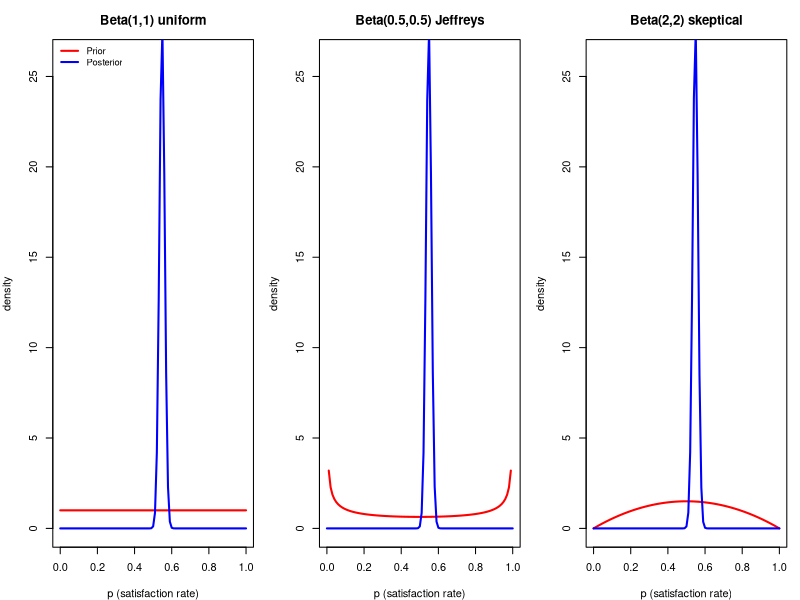
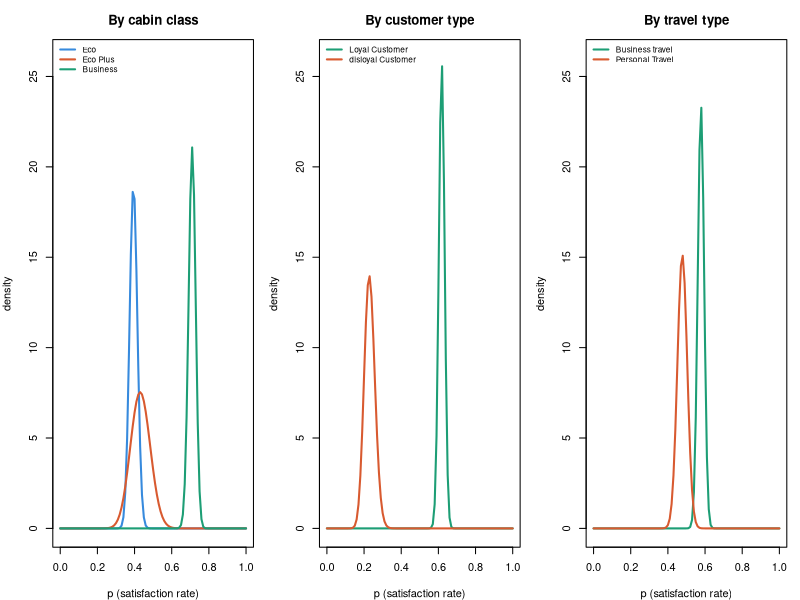

Recreate these plots in R, in order.
## ---- chunk 1
knitr::opts_chunk$set(echo = TRUE)
## ---- chunk 2
train <- read.csv("data/train_subsample.csv", stringsAsFactors = FALSE)
train$cabin_class <- factor(train$cabin_class, levels = c("Eco", "Eco Plus", "Business"))

n <- nrow(train)
x <- sum(train$satisfaction == "satisfied")

cat("n =", n, " | satisfied =", x, " | raw proportion =", round(x / n, 4), "\n")
## ---- chunk 3
mean.beta <- function(a, b) a / (a + b)

var.beta <- function(a, b) (a * b) / ((a + b)^2 * (a + b + 1))

mode.beta <- function(a, b) {
  ifelse(a > 1 & b > 1, (a - 1) / (a + b - 2),
    ifelse(a <= 1 & b > 1, 0,
      ifelse(a > 1 & b <= 1, 1, NA)))
}

ci.beta <- function(a, b, level = 0.95) {
  qbeta(c((1 - level) / 2, 1 - (1 - level) / 2), a, b)
}
## ---- chunk 4
priors <- list(
  "Beta(1,1) uniform"      = c(1, 1),
  "Beta(0.5,0.5) Jeffreys" = c(0.5, 0.5),
  "Beta(2,2) skeptical"    = c(2, 2)
)

sensitivity <- do.call(rbind, lapply(names(priors), function(nm) {
  a0 <- priors[[nm]][1]; b0 <- priors[[nm]][2]
  a1 <- a0 + x; b1 <- b0 + n - x
  ci <- ci.beta(a1, b1)
  data.frame(
    prior     = nm,
    a0        = a0,
    b0        = b0,
    post_mean = round(mean.beta(a1, b1), 4),
    post_mode = round(mode.beta(a1, b1), 4),
    post_var  = signif(var.beta(a1, b1), 4),
    ci_2.5    = round(ci[1], 4),
    ci_97.5   = round(ci[2], 4)
  )
}))

sensitivity
## ---- chunk 5
par(mfrow = c(1, 3), mar = c(4, 4, 3, 1))

for (nm in names(priors)) {
  a0 <- priors[[nm]][1]; b0 <- priors[[nm]][2]
  a1 <- a0 + x; b1 <- b0 + n - x

  curve(dbeta(p, a0, b0), from = 0, to = 1, xname = "p",
        col = "red", lwd = 2, ylim = c(0, 26),
        xlab = "p (satisfaction rate)", ylab = "density", main = nm)
  curve(dbeta(p, a1, b1), from = 0, to = 1, xname = "p",
        add = TRUE, col = "blue", lwd = 2)

  if (nm == names(priors)[1]) {
    legend("topleft", c("Prior", "Posterior"), col = c("red", "blue"),
           lwd = 2, bty = "n", cex = 0.85)
  }
}
## ---- chunk 6
fit_group <- function(data, group_var, levels_order = NULL, a0 = 1, b0 = 1) {
  lv <- if (!is.null(levels_order)) levels_order else sort(unique(data[[group_var]]))
  do.call(rbind, lapply(lv, function(g) {
    sub <- data[data[[group_var]] == g, ]
    n_g <- nrow(sub)
    x_g <- sum(sub$satisfaction == "satisfied")
    a1 <- a0 + x_g; b1 <- b0 + n_g - x_g
    ci <- ci.beta(a1, b1)
    data.frame(
      group = g, n = n_g, x = x_g,
      post_mean = round(mean.beta(a1, b1), 4),
      ci_2.5    = round(ci[1], 4),
      ci_97.5   = round(ci[2], 4)
    )
  }))
}

cat("--- By cabin class ---\n")
fit_group(train, "cabin_class", levels_order = c("Eco", "Eco Plus", "Business"))

cat("--- By customer type ---\n")
fit_group(train, "customer_type")

cat("--- By travel type ---\n")
fit_group(train, "travel_type")
## ---- chunk 7
par(mfrow = c(1, 3), mar = c(4, 4, 3, 1))

plot_group <- function(var, lv, cols, main) {
  plot(NA, xlim = c(0, 1), ylim = c(0, 26),
       xlab = "p (satisfaction rate)", ylab = "density", main = main)
  for (i in seq_along(lv)) {
    sub <- train[train[[var]] == lv[i], ]
    n_g <- nrow(sub); x_g <- sum(sub$satisfaction == "satisfied")
    curve(dbeta(p, 1 + x_g, 1 + n_g - x_g), from = 0, to = 1, xname = "p",
          add = TRUE, col = cols[i], lwd = 2)
  }
  legend("topleft", legend = lv, col = cols, lwd = 2, bty = "n", cex = 0.75)
}

plot_group("cabin_class",  c("Eco", "Eco Plus", "Business"),
           c("#378ADD", "#D85A30", "#1D9E75"), "By cabin class")
plot_group("customer_type", c("Loyal Customer", "disloyal Customer"),
           c("#1D9E75", "#D85A30"), "By customer type")
plot_group("travel_type",   c("Business travel", "Personal Travel"),
           c("#1D9E75", "#D85A30"), "By travel type")
## ---- chunk 8
set.seed(2026)
M <- 2e5

mc_compare <- function(data, group_var, g1, g2, a0 = 1, b0 = 1) {
  s1 <- data[data[[group_var]] == g1, ]
  s2 <- data[data[[group_var]] == g2, ]
  n1 <- nrow(s1); x1 <- sum(s1$satisfaction == "satisfied")
  n2 <- nrow(s2); x2 <- sum(s2$satisfaction == "satisfied")

  p1 <- rbeta(M, a0 + x1, b0 + n1 - x1)
  p2 <- rbeta(M, a0 + x2, b0 + n2 - x2)

  mean(p1 > p2)
}

results <- data.frame(
  comparison = c("P(Business > Eco)",
                 "P(Loyal Customer > disloyal Customer)",
                 "P(Business travel > Personal Travel)"),
  probability = c(
    mc_compare(train, "cabin_class", "Business", "Eco"),
    mc_compare(train, "customer_type", "Loyal Customer", "disloyal Customer"),
    mc_compare(train, "travel_type", "Business travel", "Personal Travel")
  )
)
results
